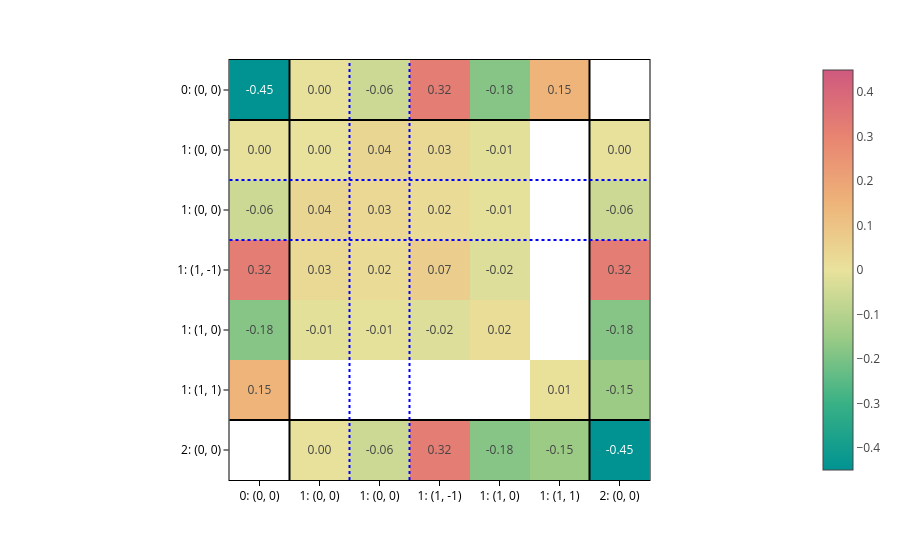
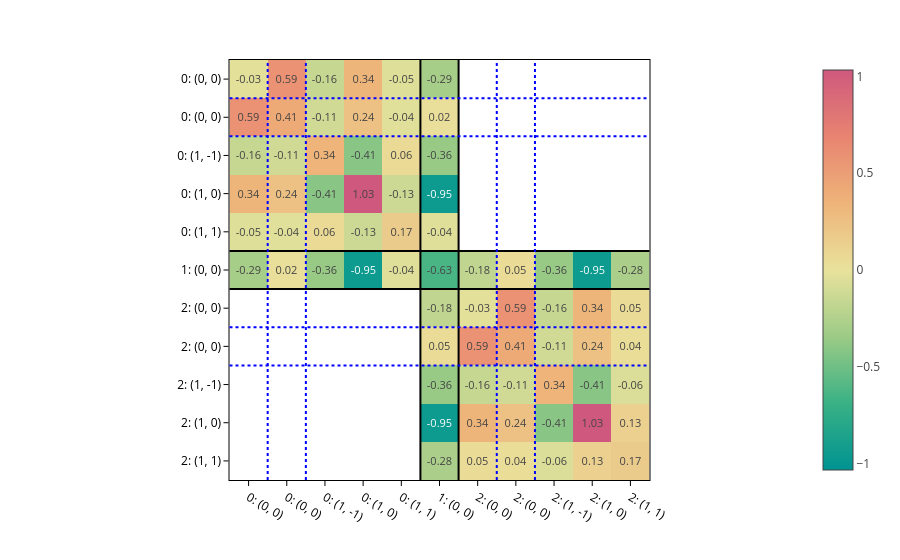

Here is the notebook cell these charts were saved with, in order:
### Markdown cell above
As we already did in the previous notebook, we can plot the matrices:

### Code cell
for config, matrix in zip(configs, matrices):
    plot_basis_matrix(
        matrix,
        config,
        point_lines={"color": "black"},
        basis_lines={"color": "blue"},
        colorscale="temps",
        text=".2f",
        basis_labels=True,
    ).show()

### Figure 1 — Plotly figure (JSON) as saved in the notebook; plotly's stock layout.template omitted (floating-point values rounded to 4 significant figures)
{"data": [{"coloraxis": "coloraxis", "hovertemplate": "x: %{x}<br>y: %{y}<br>color: %{z}<extra></extra>", "name": "0", "texttemplate": "%{z:.2f}", "type": "heatmap", "xaxis": "x", "yaxis": "y", "z": [[-0.4498, -0.004372, -0.0579, 0.3228, -0.1837, 0.1504, NaN], [-0.004372, -0.001993, 0.04013, 0.03076, -0.01213, NaN, -0.004372], [-0.0579, 0.04013, 0.03213, 0.02219, -0.008747, NaN, -0.0579], [0.3228, 0.03076, 0.02219, 0.06526, -0.02309, NaN, 0.3228], [-0.1837, -0.01213, -0.008747, -0.02309, 0.01581, NaN, -0.1837], [0.1504, NaN, NaN, NaN, NaN, 0.006706, -0.1504], [NaN, -0.004372, -0.0579, 0.3228, -0.1837, -0.1504, -0.4498]]}], "layout": {"coloraxis": {"cmid": 0, "colorscale": [[0, "rgb(0, 147, 146)"], [0.1667, "rgb(57, 177, 133)"], [0.3333, "rgb(156, 203, 134)"], [0.5, "rgb(233, 226, 156)"], [0.6667, "rgb(238, 180, 121)"], [0.8333, "rgb(232, 132, 113)"], [1, "rgb(207, 89, 126)"]]}, "margin": {"t": 60}, "shapes": [{"line": {"color": "black"}, "type": "line", "x0": 0, "x1": 1, "xref": "x domain", "y0": 0.5, "y1": 0.5, "yref": "y"}, {"line": {"color": "black"}, "type": "line", "x0": 0.5, "x1": 0.5, "xref": "x", "y0": 0, "y1": 1, "yref": "y domain"}, {"line": {"color": "black"}, "type": "line", "x0": 0, "x1": 1, "xref": "x domain", "y0": 5.5, "y1": 5.5, "yref": "y"}, {"line": {"color": "black"}, "type": "line", "x0": 5.5, "x1": 5.5, "xref": "x", "y0": 0, "y1": 1, "yref": "y domain"}, {"line": {"color": "blue", "dash": "dot"}, "type": "line", "x0": 0, "x1": 1, "xref": "x domain", "y0": 1.5, "y1": 1.5, "yref": "y"}, {"line": {"color": "blue", "dash": "dot"}, "type": "line", "x0": 1.5, "x1": 1.5, "xref": "x", "y0": 0, "y1": 1, "yref": "y domain"}, {"line": {"color": "blue", "dash": "dot"}, "type": "line", "x0": 0, "x1": 1, "xref": "x domain", "y0": 2.5, "y1": 2.5, "yref": "y"}, {"line": {"color": "blue", "dash": "dot"}, "type": "line", "x0": 2.5, "x1": 2.5, "xref": "x", "y0": 0, "y1": 1, "yref": "y domain"}], "xaxis": {"anchor": "y", "constrain": "domain", "domain": [0, 1], "scaleanchor": "y", "ticktext": ["0: (0, 0)", "1: (0, 0)", "1: (0, 0)", "1: (1, -1)", "1: (1, 0)", "1: (1, 1)", "2: (0, 0)"], "tickvals": [0, 1, 2, 3, 4, 5, 6]}, "yaxis": {"anchor": "x", "autorange": "reversed", "constrain": "domain", "domain": [0, 1], "ticktext": ["0: (0, 0)", "1: (0, 0)", "1: (0, 0)", "1: (1, -1)", "1: (1, 0)", "1: (1, 1)", "2: (0, 0)"], "tickvals": [0, 1, 2, 3, 4, 5, 6]}}}

### Figure 2 — Plotly figure (JSON) as saved in the notebook; plotly's stock layout.template omitted (floating-point values rounded to 4 significant figures)
{"data": [{"coloraxis": "coloraxis", "hovertemplate": "x: %{x}<br>y: %{y}<br>color: %{z}<extra></extra>", "name": "0", "texttemplate": "%{z:.2f}", "type": "heatmap", "xaxis": "x", "yaxis": "y", "z": [[-0.02874, 0.5885, -0.1576, 0.3383, -0.05078, -0.2938, NaN, NaN, NaN, NaN, NaN], [0.5885, 0.4133, -0.1137, 0.244, -0.03663, 0.0226, NaN, NaN, NaN, NaN, NaN], [-0.1576, -0.1137, 0.341, -0.4117, 0.06181, -0.3581, NaN, NaN, NaN, NaN, NaN], [0.3383, 0.244, -0.4117, 1.033, -0.1327, -0.952, NaN, NaN, NaN, NaN, NaN], [-0.05078, -0.03663, 0.06181, -0.1327, 0.1691, -0.04315, NaN, NaN, NaN, NaN, NaN], [-0.2938, 0.0226, -0.3581, -0.952, -0.04315, -0.6342, -0.1832, 0.0454, -0.3581, -0.952, -0.2778], [NaN, NaN, NaN, NaN, NaN, -0.1832, -0.02874, 0.5885, -0.1576, 0.3383, 0.05078], [NaN, NaN, NaN, NaN, NaN, 0.0454, 0.5885, 0.4133, -0.1137, 0.244, 0.03663], [NaN, NaN, NaN, NaN, NaN, -0.3581, -0.1576, -0.1137, 0.341, -0.4117, -0.06181], [NaN, NaN, NaN, NaN, NaN, -0.952, 0.3383, 0.244, -0.4117, 1.033, 0.1327], [NaN, NaN, NaN, NaN, NaN, -0.2778, 0.05078, 0.03663, -0.06181, 0.1327, 0.1691]]}], "layout": {"coloraxis": {"cmid": 0, "colorscale": [[0, "rgb(0, 147, 146)"], [0.1667, "rgb(57, 177, 133)"], [0.3333, "rgb(156, 203, 134)"], [0.5, "rgb(233, 226, 156)"], [0.6667, "rgb(238, 180, 121)"], [0.8333, "rgb(232, 132, 113)"], [1, "rgb(207, 89, 126)"]]}, "margin": {"t": 60}, "shapes": [{"line": {"color": "black"}, "type": "line", "x0": 0, "x1": 1, "xref": "x domain", "y0": 4.5, "y1": 4.5, "yref": "y"}, {"line": {"color": "black"}, "type": "line", "x0": 4.5, "x1": 4.5, "xref": "x", "y0": 0, "y1": 1, "yref": "y domain"}, {"line": {"color": "black"}, "type": "line", "x0": 0, "x1": 1, "xref": "x domain", "y0": 5.5, "y1": 5.5, "yref": "y"}, {"line": {"color": "black"}, "type": "line", "x0": 5.5, "x1": 5.5, "xref": "x", "y0": 0, "y1": 1, "yref": "y domain"}, {"line": {"color": "blue", "dash": "dot"}, "type": "line", "x0": 0, "x1": 1, "xref": "x domain", "y0": 0.5, "y1": 0.5, "yref": "y"}, {"line": {"color": "blue", "dash": "dot"}, "type": "line", "x0": 0.5, "x1": 0.5, "xref": "x", "y0": 0, "y1": 1, "yref": "y domain"}, {"line": {"color": "blue", "dash": "dot"}, "type": "line", "x0": 0, "x1": 1, "xref": "x domain", "y0": 1.5, "y1": 1.5, "yref": "y"}, {"line": {"color": "blue", "dash": "dot"}, "type": "line", "x0": 1.5, "x1": 1.5, "xref": "x", "y0": 0, "y1": 1, "yref": "y domain"}, {"line": {"color": "blue", "dash": "dot"}, "type": "line", "x0": 0, "x1": 1, "xref": "x domain", "y0": 6.5, "y1": 6.5, "yref": "y"}, {"line": {"color": "blue", "dash": "dot"}, "type": "line", "x0": 6.5, "x1": 6.5, "xref": "x", "y0": 0, "y1": 1, "yref": "y domain"}, {"line": {"color": "blue", "dash": "dot"}, "type": "line", "x0": 0, "x1": 1, "xref": "x domain", "y0": 7.5, "y1": 7.5, "yref": "y"}, {"line": {"color": "blue", "dash": "dot"}, "type": "line", "x0": 7.5, "x1": 7.5, "xref": "x", "y0": 0, "y1": 1, "yref": "y domain"}], "xaxis": {"anchor": "y", "constrain": "domain", "domain": [0, 1], "scaleanchor": "y", "ticktext": ["0: (0, 0)", "0: (0, 0)", "0: (1, -1)", "0: (1, 0)", "0: (1, 1)", "1: (0, 0)", "2: (0, 0)", "2: (0, 0)", "2: (1, -1)", "2: (1, 0)", "2: (1, 1)"], "tickvals": [0, 1, 2, 3, 4, 5, 6, 7, 8, 9, 10]}, "yaxis": {"anchor": "x", "autorange": "reversed", "constrain": "domain", "domain": [0, 1], "ticktext": ["0: (0, 0)", "0: (0, 0)", "0: (1, -1)", "0: (1, 0)", "0: (1, 1)", "1: (0, 0)", "2: (0, 0)", "2: (0, 0)", "2: (1, -1)", "2: (1, 0)", "2: (1, 1)"], "tickvals": [0, 1, 2, 3, 4, 5, 6, 7, 8, 9, 10]}}}
